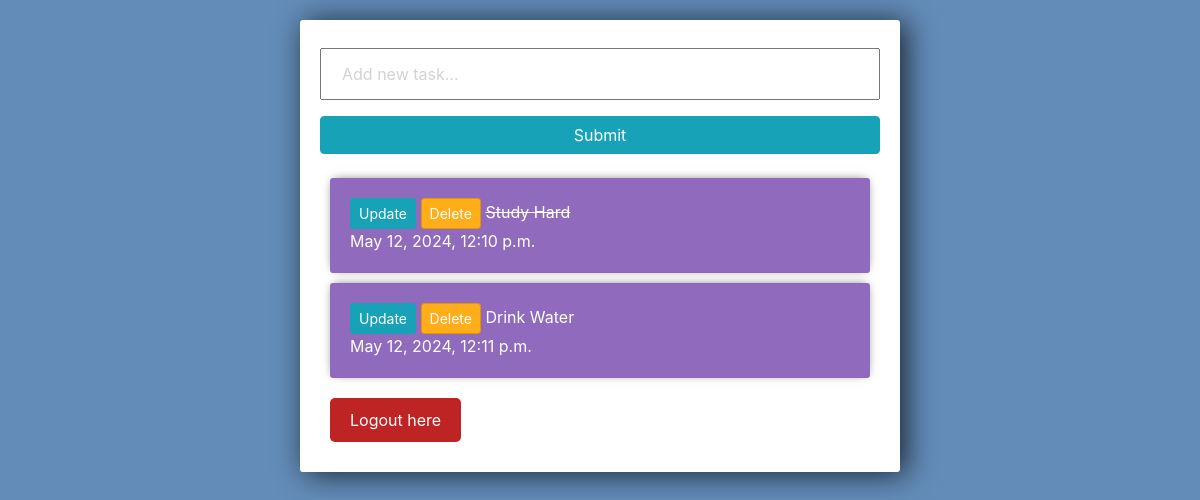
Before: / (signed in) with the older database file.
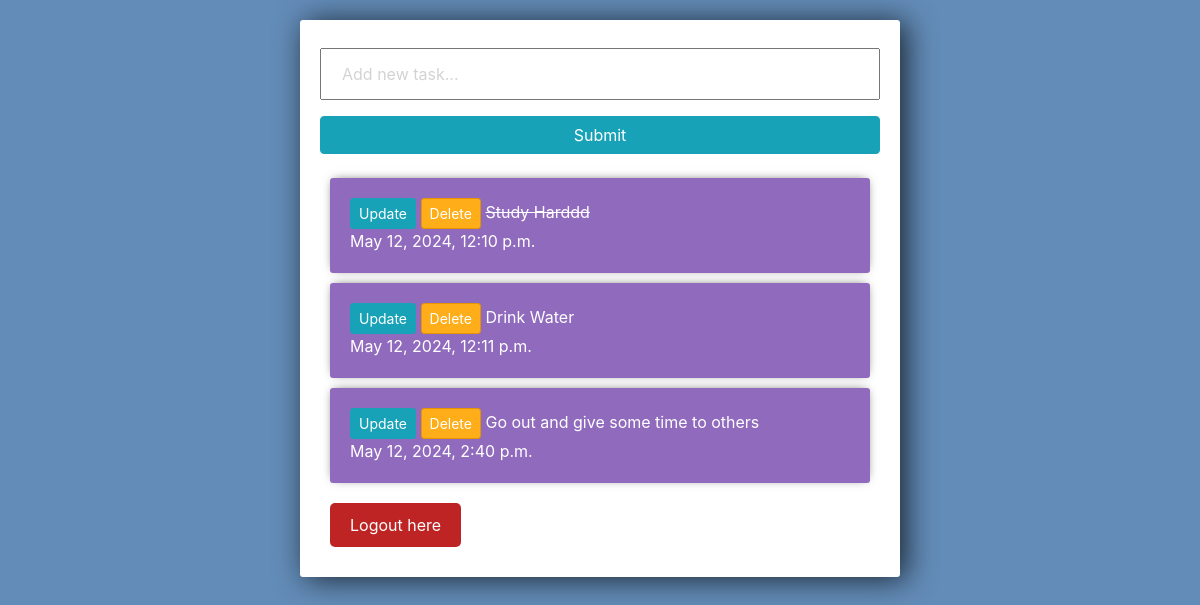
After: the same page with the newer database file.
### myapp/models.py (models this page shows)
class Task(models.Model):
    title = models.CharField(max_length=200)
    complete = models.BooleanField(default=False)
    created = models.DateTimeField(auto_now_add=True)
    def __str__(self):
        return self.title

### myapp/views.py (the view)
# urls.py: path('', index, name = 'home' ),
@login_required(login_url='login')
def index(request):
    tasks = Task.objects.all()
    form = TaskForm()
    if request.method == 'POST':
        form = TaskForm(request.POST)
        if form.is_valid():
            form.save()
        return redirect('home')
    context = {'tasks':tasks, 'form':form}
    return render(request, 'myapp/list.html', context)

### myapp/forms.py
class TaskForm(ModelForm):
    title = forms.CharField(widget=forms.TextInput(attrs={'placeholder':'Add new task...'}))
    class Meta:
        model = Task
        fields = '__all__'

### myapp/templates/myapp/list.html (shortened to what this page needs)
<link rel="stylesheet" href="https://stackpath.bootstrapcdn.com/bootstrap/4.3.1/css/bootstrap.min.css"
integrity="sha384-ggOyR0iXCbMQv3Xipma34MD+dH/1fQ784/j6cY/iJTQUOhcWr7x9JvoRxT2MZw1T">
<div class="center-column">
	<form method="POST" action="/">
		{{form.title}}
		<input class="btn btn-info" type="submit" name="Create Task">
	</form>
	<div class="todo-list">
	    {% for task in tasks %}
		    <div class="item-row">
			    <a class="btn btn-sm btn-info" href="{% url 'update_task' task.id %}">Update</a>
			    <a class="btn btn-sm btn-danger" href="{% url 'delete_task' task.id %}">Delete</a>
			    {% if task.complete == True %}
			    <strike>{{task}}</strike>
			    {% else %}
			    <span>{{task}}</span>
			    {% endif %}
                <br>
                {{task.created}}
		    </div>
	    {% endfor %}
	</div>
	<div>
		<span class="button-wrapper"><a href="{% url 'logout' %}" class="logout-button">Logout here</a></span>
	</div>
</div>

Changed rows visible on the page:
changed Task: title "Study Hard" → "Study Harddd"
added Task: title "Go out and give some time to others", created "May 12, 2024, 2:40 p.m."
